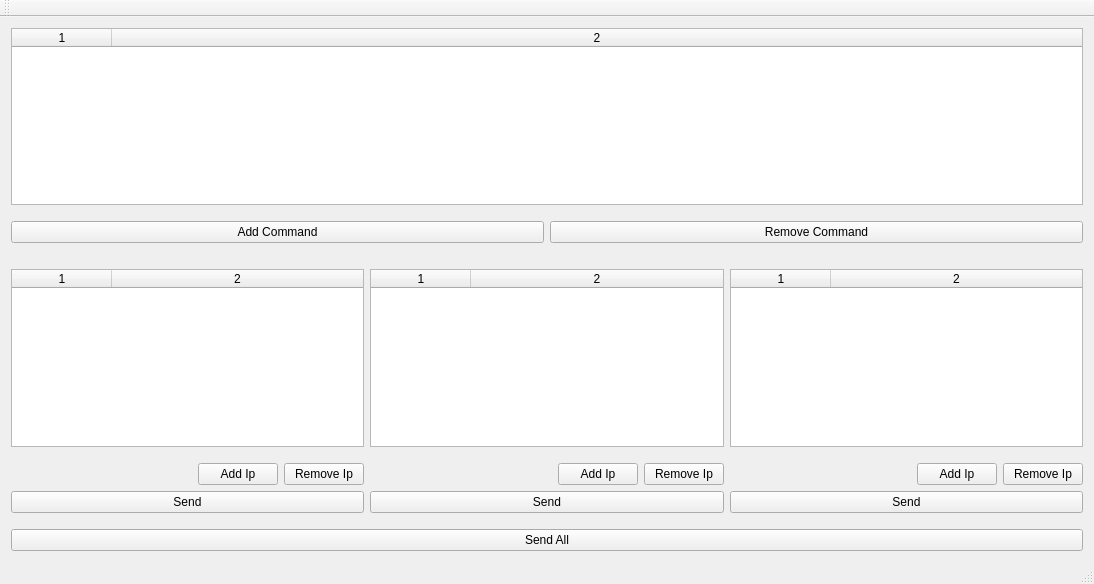
<?xml version="1.0" encoding="UTF-8"?>
<ui version="4.0">
 <class>MainWindow</class>
 <widget class="QMainWindow" name="MainWindow">
  <property name="geometry">
   <rect>
    <x>0</x>
    <y>0</y>
    <width>1094</width>
    <height>584</height>
   </rect>
  </property>
  <property name="windowTitle">
   <string>MainWindow</string>
  </property>
  <widget class="QWidget" name="centralWidget">
   <layout class="QVBoxLayout" name="verticalLayout">
    <item>
     <widget class="QCustomTableWidget" name="Commands">
      <property name="verticalScrollBarPolicy">
       <enum>Qt::ScrollBarAlwaysOff</enum>
      </property>
      <property name="selectionMode">
       <enum>QAbstractItemView::SingleSelection</enum>
      </property>
      <property name="selectionBehavior">
       <enum>QAbstractItemView::SelectRows</enum>
      </property>
      <property name="columnCount">
       <number>2</number>
      </property>
      <attribute name="horizontalHeaderStretchLastSection">
       <bool>true</bool>
      </attribute>
      <attribute name="verticalHeaderVisible">
       <bool>false</bool>
      </attribute>
      <attribute name="verticalHeaderStretchLastSection">
       <bool>false</bool>
      </attribute>
      <column/>
      <column/>
     </widget>
    </item>
    <item>
     <layout class="QHBoxLayout" name="horizontalLayout_5">
      <property name="topMargin">
       <number>10</number>
      </property>
      <item>
       <widget class="QPushButton" name="AddCommand">
        <property name="text">
         <string>Add Command</string>
        </property>
       </widget>
      </item>
      <item>
       <widget class="QPushButton" name="RemoveCommand">
        <property name="text">
         <string>Remove Command</string>
        </property>
       </widget>
      </item>
     </layout>
    </item>
    <item>
     <layout class="QHBoxLayout" name="horizontalLayout">
      <property name="topMargin">
       <number>10</number>
      </property>
      <item>
       <layout class="QVBoxLayout" name="verticalLayout_2">
        <property name="topMargin">
         <number>10</number>
        </property>
        <property name="rightMargin">
         <number>0</number>
        </property>
        <property name="bottomMargin">
         <number>10</number>
        </property>
        <item>
         <widget class="QIpTableWidget" name="Ip1">
          <property name="selectionMode">
           <enum>QAbstractItemView::SingleSelection</enum>
          </property>
          <property name="selectionBehavior">
           <enum>QAbstractItemView::SelectRows</enum>
          </property>
          <property name="columnCount">
           <number>2</number>
          </property>
          <attribute name="horizontalHeaderStretchLastSection">
           <bool>true</bool>
          </attribute>
          <attribute name="verticalHeaderVisible">
           <bool>false</bool>
          </attribute>
          <column/>
          <column/>
         </widget>
        </item>
        <item>
         <layout class="QHBoxLayout" name="horizontalLayout_2">
          <property name="topMargin">
           <number>10</number>
          </property>
          <item>
           <spacer name="horizontalSpacer">
            <property name="orientation">
             <enum>Qt::Horizontal</enum>
            </property>
            <property name="sizeHint" stdset="0">
             <size>
              <width>40</width>
              <height>20</height>
             </size>
            </property>
           </spacer>
          </item>
          <item>
           <widget class="QPushButton" name="AddIp1">
            <property name="text">
             <string>Add Ip</string>
            </property>
           </widget>
          </item>
          <item>
           <widget class="QPushButton" name="RemoveIp1">
            <property name="text">
             <string>Remove Ip</string>
            </property>
           </widget>
          </item>
         </layout>
        </item>
        <item>
         <widget class="QPushButton" name="Send1">
          <property name="text">
           <string>Send</string>
          </property>
         </widget>
        </item>
       </layout>
      </item>
      <item>
       <layout class="QVBoxLayout" name="verticalLayout_3">
        <property name="topMargin">
         <number>10</number>
        </property>
        <property name="rightMargin">
         <number>0</number>
        </property>
        <property name="bottomMargin">
         <number>10</number>
        </property>
        <item>
         <widget class="QIpTableWidget" name="Ip2">
          <property name="selectionMode">
           <enum>QAbstractItemView::SingleSelection</enum>
          </property>
          <property name="selectionBehavior">
           <enum>QAbstractItemView::SelectRows</enum>
          </property>
          <property name="rowCount">
           <number>0</number>
          </property>
          <property name="columnCount">
           <number>2</number>
          </property>
          <attribute name="horizontalHeaderStretchLastSection">
           <bool>true</bool>
          </attribute>
          <attribute name="verticalHeaderVisible">
           <bool>false</bool>
          </attribute>
          <column/>
          <column/>
         </widget>
        </item>
        <item>
         <layout class="QHBoxLayout" name="horizontalLayout_3">
          <property name="topMargin">
           <number>10</number>
          </property>
          <item>
           <spacer name="horizontalSpacer_2">
            <property name="orientation">
             <enum>Qt::Horizontal</enum>
            </property>
            <property name="sizeHint" stdset="0">
             <size>
              <width>40</width>
              <height>20</height>
             </size>
            </property>
           </spacer>
          </item>
          <item>
           <widget class="QPushButton" name="AddIp2">
            <property name="text">
             <string>Add Ip</string>
            </property>
           </widget>
          </item>
          <item>
           <widget class="QPushButton" name="RemoveIp2">
            <property name="text">
             <string>Remove Ip</string>
            </property>
           </widget>
          </item>
         </layout>
        </item>
        <item>
         <widget class="QPushButton" name="Send2">
          <property name="text">
           <string>Send</string>
          </property>
         </widget>
        </item>
       </layout>
      </item>
      <item>
       <layout class="QVBoxLayout" name="verticalLayout_4">
        <property name="topMargin">
         <number>10</number>
        </property>
        <property name="bottomMargin">
         <number>10</number>
        </property>
        <item>
         <widget class="QIpTableWidget" name="Ip3">
          <property name="selectionMode">
           <enum>QAbstractItemView::SingleSelection</enum>
          </property>
          <property name="selectionBehavior">
           <enum>QAbstractItemView::SelectRows</enum>
          </property>
          <property name="columnCount">
           <number>2</number>
          </property>
          <attribute name="horizontalHeaderStretchLastSection">
           <bool>true</bool>
          </attribute>
          <attribute name="verticalHeaderVisible">
           <bool>false</bool>
          </attribute>
          <column/>
          <column/>
         </widget>
        </item>
        <item>
         <layout class="QHBoxLayout" name="horizontalLayout_4">
          <property name="topMargin">
           <number>10</number>
          </property>
          <item>
           <spacer name="horizontalSpacer_3">
            <property name="orientation">
             <enum>Qt::Horizontal</enum>
            </property>
            <property name="sizeHint" stdset="0">
             <size>
              <width>40</width>
              <height>20</height>
             </size>
            </property>
           </spacer>
          </item>
          <item>
           <widget class="QPushButton" name="AddIp3">
            <property name="text">
             <string>Add Ip</string>
            </property>
           </widget>
          </item>
          <item>
           <widget class="QPushButton" name="RemoveIp3">
            <property name="text">
             <string>Remove Ip</string>
            </property>
           </widget>
          </item>
         </layout>
        </item>
        <item>
         <widget class="QPushButton" name="Send3">
          <property name="text">
           <string>Send</string>
          </property>
         </widget>
        </item>
       </layout>
      </item>
     </layout>
    </item>
    <item>
     <widget class="QPushButton" name="SendAll">
      <property name="text">
       <string>Send All</string>
      </property>
     </widget>
    </item>
   </layout>
  </widget>
  <widget class="QMenuBar" name="menuBar">
   <property name="geometry">
    <rect>
     <x>0</x>
     <y>0</y>
     <width>1094</width>
     <height>27</height>
    </rect>
   </property>
  </widget>
  <widget class="QToolBar" name="mainToolBar">
   <attribute name="toolBarArea">
    <enum>TopToolBarArea</enum>
   </attribute>
   <attribute name="toolBarBreak">
    <bool>false</bool>
   </attribute>
  </widget>
  <widget class="QStatusBar" name="statusBar"/>
 </widget>
 <layoutdefault spacing="6" margin="11"/>
 <customwidgets>
  <customwidget>
   <class>QCustomTableWidget</class>
   <extends>QTableWidget</extends>
   <header location="global">qcustomtablewidget.h</header>
  </customwidget>
  <customwidget>
   <class>QIpTableWidget</class>
   <extends>QTableWidget</extends>
   <header location="global">qiptablewidget.h</header>
  </customwidget>
 </customwidgets>
 <resources/>
 <connections/>
</ui>
